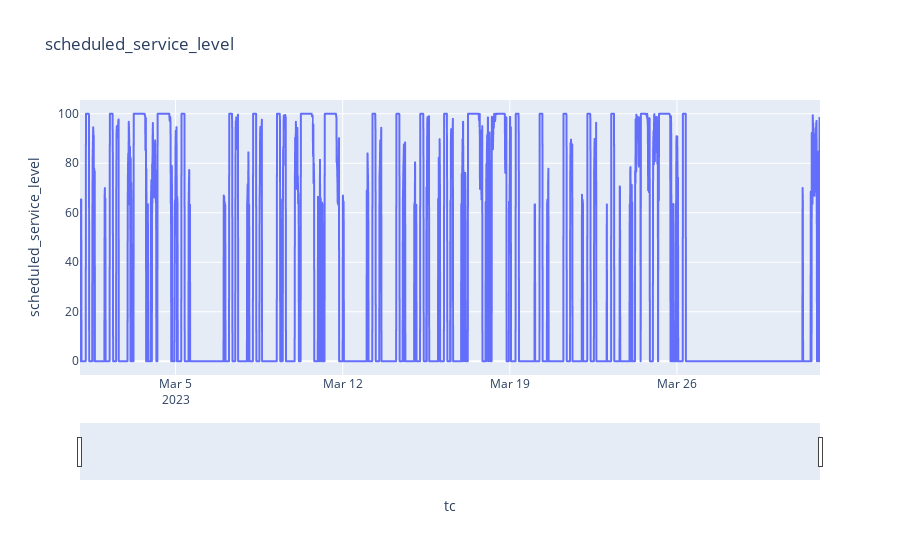

Notebook code cell kept with this figure:
### Code cell
fig = px.line(x="tc", y="scheduled_service_level", data_frame=df_stats, title="scheduled_service_level")
fig.update_layout(autosize=True)
# fig.update_layout(width=1000)
fig.update_xaxes(rangeslider_visible=True)
fig.show()

### Figure 1 — Plotly figure (JSON) as saved in the notebook; plotly's stock layout.template omitted (floating-point values rounded to 4 significant figures; data arrays with more than 128 entries replaced by an {"elided": "..."} marker saying what was removed)
{"data": [{"hovertemplate": "tc=%{x}<br>scheduled_service_level=%{y}<extra></extra>", "legendgroup": "", "line": {"color": "#636efa", "dash": "solid"}, "marker": {"symbol": "circle"}, "mode": "lines", "name": "", "showlegend": false, "type": "scattergl", "x": {"elided": "2976 str values"}, "xaxis": "x", "y": {"elided": "2976 float values"}, "yaxis": "y"}], "layout": {"autosize": true, "legend": {"tracegroupgap": 0}, "title": {"text": "scheduled_service_level"}, "xaxis": {"anchor": "y", "domain": [0, 1], "rangeslider": {"visible": true}, "title": {"text": "tc"}}, "yaxis": {"anchor": "x", "domain": [0, 1], "title": {"text": "scheduled_service_level"}}}}
